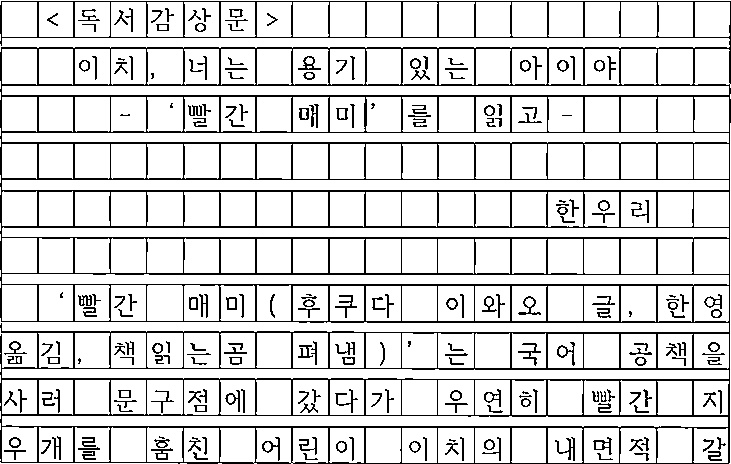
#> input picture input/manuscript_scan1.jpg, 731 x 464 px
$ python -i manuscript_scanner.py   (imports and definitions only)
#> lines starting #> are read from the running program, lines starting #| are printed output that depends on the picture; after the words box and inside, x2 and y2 are one past the last pixel; in counts of white or black regions, pixels touching at a corner belong together
from skimage.filters import threshold_local
import numpy as np
import argparse
import cv2
import imutils
import os
import sys

def order_points(pts):
	rect = np.zeros((4, 2), dtype = "float32")
	s = pts.sum(axis = 1)
	rect[0] = pts[np.argmin(s)]
	rect[2] = pts[np.argmax(s)]
	diff = np.diff(pts, axis = 1)
	rect[1] = pts[np.argmin(diff)]
	rect[3] = pts[np.argmax(diff)]
	return rect

def four_point_transform(image, pts):
	rect = order_points(pts)
	(tl, tr, br, bl) = rect

	widthA = np.sqrt(((br[0] - bl[0]) ** 2) + ((br[1] - bl[1]) ** 2))
	widthB = np.sqrt(((tr[0] - tl[0]) ** 2) + ((tr[1] - tl[1]) ** 2))
	maxWidth = max(int(widthA), int(widthB))

	heightA = np.sqrt(((tr[0] - br[0]) ** 2) + ((tr[1] - br[1]) ** 2))
	heightB = np.sqrt(((tl[0] - bl[0]) ** 2) + ((tl[1] - bl[1]) ** 2))
	maxHeight = max(int(heightA), int(heightB))

	dst = np.array([
		[0, 0],
		[maxWidth - 1, 0],
		[maxWidth - 1, maxHeight - 1],
		[0, maxHeight - 1]], dtype = "float32")
	# compute the perspective transform matrix and then apply it
	M = cv2.getPerspectiveTransform(rect, dst)
	warped = cv2.warpPerspective(image, M, (maxWidth, maxHeight))
	# return the warped image
	return warped

def manuscript_scanner(img):

#> called with img = '../input/manuscript_scan1.jpg'
        manuscript_img = cv2.imread(img)
#> manuscript_img is the input picture: shape (464, 731, 3); min 0, max 255, mean 218.3
        ratio = manuscript_img.shape[0] / 500.0
#> ratio = 0.928
        orign_img = manuscript_img.copy()
        manuscript_img = imutils.resize(manuscript_img, height=500)
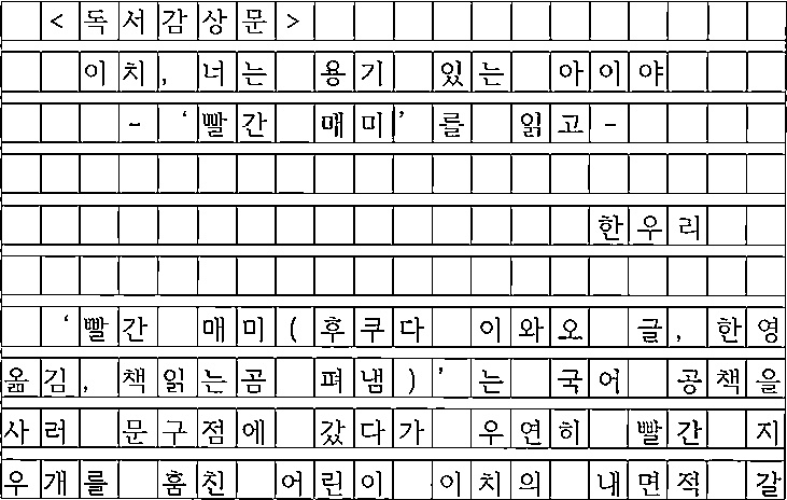
#> manuscript_img: shape (500, 787, 3); min 0, max 255, mean 218.2

        # Step 1 : Edge Detection
        gray = cv2.cvtColor(manuscript_img, cv2.COLOR_BGR2GRAY)
        gray = cv2.GaussianBlur(gray, (5,5), 0)
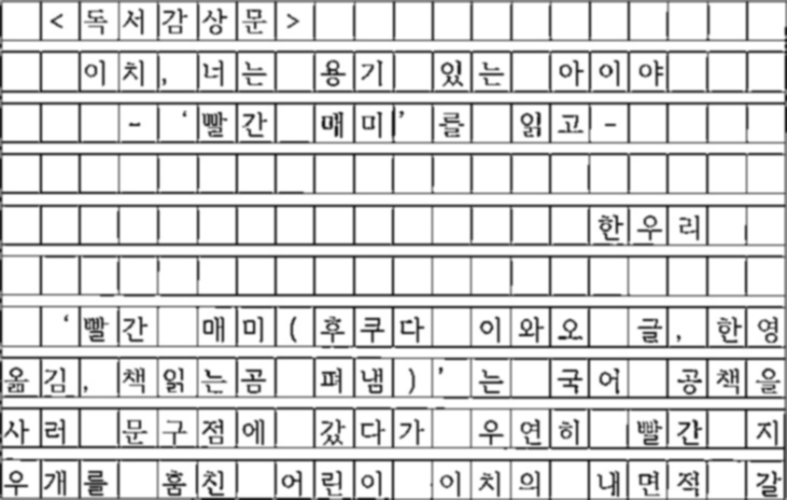
#> gray: shape (500, 787); min 27, max 255, mean 218.1
        edged = cv2.Canny(gray, 75, 200)
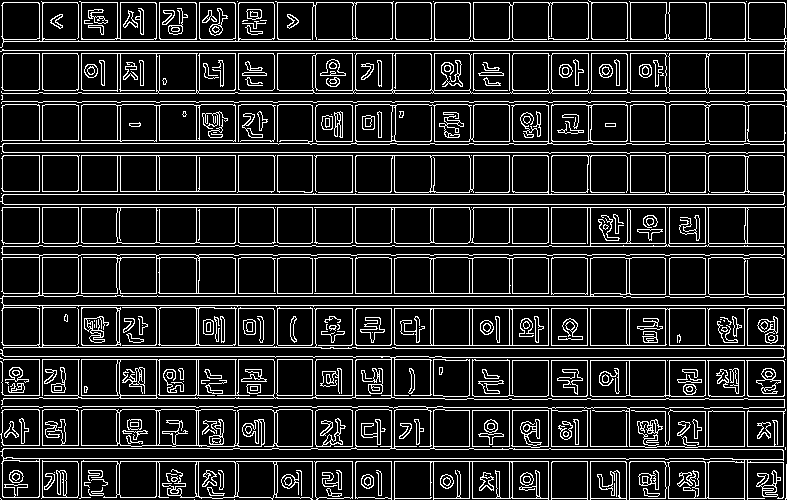
#> edged: shape (500, 787); 14.6% white in thin lines or dots

        #        cv2.imshow("Manuscript_Img", manuscript_img)
        #        cv2.imshow("Edged_Manuscript_Img", edged)
        cv2.waitKey(0)
        cv2.destroyAllWindows()

        # Step 2 : Find contours of Manuscript
        contours = cv2.findContours(edged.copy(), cv2.RETR_LIST, cv2.CHAIN_APPROX_SIMPLE)
#> contours = 786 contours, 173 with area under 20; largest, box (x1, y1, x2, y2) and area: (0, 206, 786, 500) 55813, (0, 1, 787, 104) 22947, (0, 104, 785, 154) 14897, (0, 155, 785, 205) 10596, (2, 194, 785, 205) 7812
        contours = imutils.grab_contours(contours)
        contours = sorted(contours, key = cv2.contourArea, reverse = True)[:5]
#> contours = 5 contours; box (x1, y1, x2, y2) and area: (0, 206, 786, 500) 55813, (0, 1, 787, 104) 22947, (0, 104, 785, 154) 14897, (0, 155, 785, 205) 10596, (2, 194, 785, 205) 7812

        for cnts in contours:
                per = cv2.arcLength(cnts, True)
                approx = cv2.approxPolyDP(cnts, 0.02 * per, True)

                if len(approx) == 4:
                        screenContours = approx
                        break
#> this loop made 5 passes
#> (per, approx) on passes 1 to 5: (16596.5, [[785, 206], [2, 496]]), (9660.1, [[1, 5], [786, 90]]), (2934.9, [[0, 146], [784, 152]]), (2105.3, [[784, 156], [0, 201], [783, 204]]), (1579.3, [[2, 196], [784, 202]])
#> (the run stopped early here; a loop or call above may not have finished)
